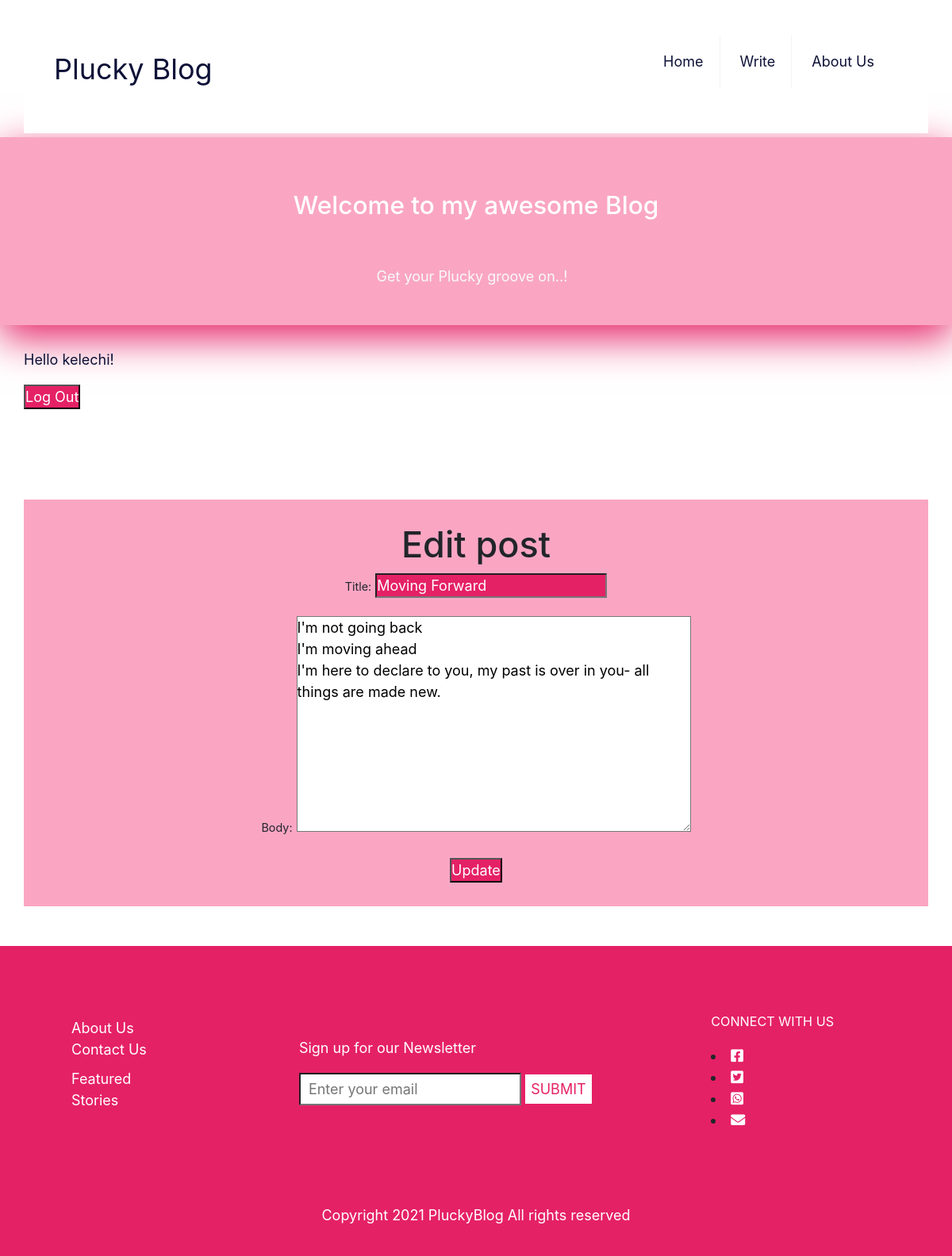
Screenshot of /post/2/edit/ (signed in) with the database file from the repository.
### pluckyblog/models.py (models this page shows, shortened)
class Post(models.Model):
    title = models.CharField(max_length=200, unique=True)
    author = models.ForeignKey(
        'auth.User',
        on_delete=models.SET_NULL, null=True,
        related_name='posts',
    )
    date_updated = models.DateTimeField(default=timezone.now)
    body = models.TextField()
    date_posted = models.DateTimeField(default=timezone.now)
    status = models.IntegerField(choices=STATUS, default=0)
    class Meta:
        ordering = ['-date_posted']

### pluckyblog/views.py (the view)
# urls.py: path('post/<int:pk>/edit/', BlogUpdateView.as_view(),
class BlogUpdateView(LoginRequiredMixin, UserPassesTestMixin, UpdateView):
    model = Post
    template_name = 'post_edit.html'
    fields = ['title', 'body']
    def test_func(self):
        obj = self.get_object()
        return obj.author == self.request.user

### templates/post_edit.html
{% extends 'base.html' %}
{% block content %}
<main>
    <aside>
      <h1>Edit post</h1>
      <form action="" method="post">{% csrf_token %}
       {{ form.as_p }}
       <input type="submit" value="Update">
      </form>
    </aside>
</main>
{% endblock content %}

### templates/blogsections/header.html (shortened to what this page needs)
<!DOCTYPE html>
{% load static %}
<html lang="en">
  <head>
    <link rel="stylesheet" href="{% static 'css/base.css' %}">
    <link rel="stylesheet" href="https://cdnjs.cloudflare.com/ajax/libs/font-awesome/5.15.3/css/all.min.css">
    <link rel="stylesheet" href="https://maxcdn.bootstrapcdn.com/bootstrap/4.0.0/css/bootstrap.min.css"
 />
  </head>
  <header>
    <div>
      <nav class="navbar">
        <a href="{% url 'home' %}" class="logo">Plucky Blog</a>
        <ul class="menu">
         <li><a href="{% url 'home' %}">Home</a></li>
         <li><a href="{% url 'post_new' %}">Write</a></li>
         <li><a href="#">About Us</a></li>
        </ul>
      </nav>
    </div>
  </header>
  <header class="masthead">
      <div class="container">
        <div class="row">
          <div class="col-md-8 col-md-10 mx-auto">
            <div class="site-heading">
              <h3 class="site-heading my-4 mt-3 text-white">
                Welcome to my awesome Blog
              </h3>
              <p class="text-light">Get your Plucky groove on..! &nbsp</p>
            </div>
          </div>
        </div>
      </div>
  </header>
  <div class="auth">
    {% if user.is_authenticated %}
    <p>Hello {{ request.user }}!</p><a href="#" onClick="document.getElementById('logoutform').submit()"><button type="button">Log Out</button></a>
    {% else %}
    <p>Hello {{ request.user }}!</p>
    <a href="{% url 'signup' %}">Sign Up</a> | <a href="{% url 'login' %}">Log In</a>
    {% endif %}
    <br/><br/>
  </div>
</html>

### static/css/base.css (style rules this page uses)
html { box-sizing: border-box; font-family: Arial, Helvetica, sans-serif; font-size: 18px; }
*, *::before, *::after { font-weight: inherit; margin: 0; padding: 0; border-radius: 0; box-sizing: inherit; }
button { background-color: #e52165; color: #FFF; }
input { color: #FFF; }
.auth a { color: #e52165; }
form input { background-color: #e52165; color: #FFF; }
ul { list-style-type: none; padding: 30px 30px 30px; }
header { padding: 5px 30px; align-items: center; justify-content: space-between; }
h3 { padding: 30px 30px 30px; }
label { display: block; font-size: 0.8rem; margin-bottom: 2px; }
header a, footer a, footer p { color: #FFF; }
.navbar { background-color: #fff; display: flex; justify-content: space-between; align-items: center; }
.navbar .logo { display: inline-block; font-size: 2em; padding: 10px 20px; text-decoration: none; color: #0d1137; }
.navbar .menu li { list-style: none; display: inline-block; }
.navbar .menu li a { display: block; padding: 20px 20px; border-right: 1px solid #f4f4f4; text-decoration: none; color: #0d1137; }
.navbar .menu li:last-child a { border-right: none; }
main { padding: 50px 30px; display: block; column-gap: 10px; }
p { display: block; margin-block-start: 1em; margin-block-end: 1em; margin-inline-start: 0px; margin-inline-end: 0px; }
.masthead { background: #faa6c3; height: auto; text-align: center; padding-bottom: 30px; box-shadow: 0 16px 48px #e52165; padding-top: 10px; }
aside { background-color: #faa6c3; width: auto; text-align: center; padding: 30px; }
.auth { display: inline-block; padding: 30px; padding-bottom: 10px; text-decoration: none; color: #0d1137; }

### rows the page displays
Post: title "Moving Forward", body "I'm not going back I'm moving ahead I'm here to declare to you, my past is over in you- all things are made new."

### other values shown
{{ request.user }} "kelechi"
